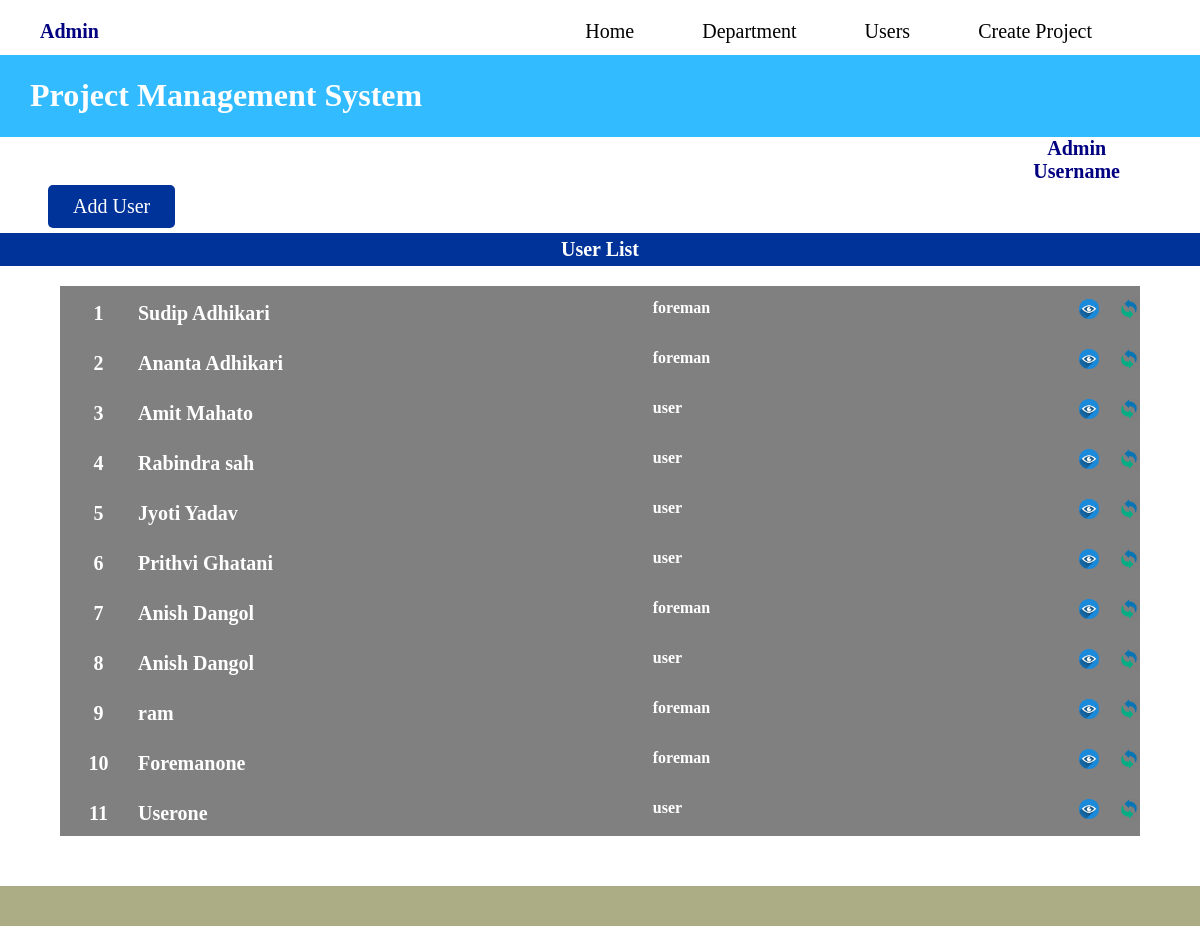
The page /view/userlist.php (signed in) on the database as committed earlier.
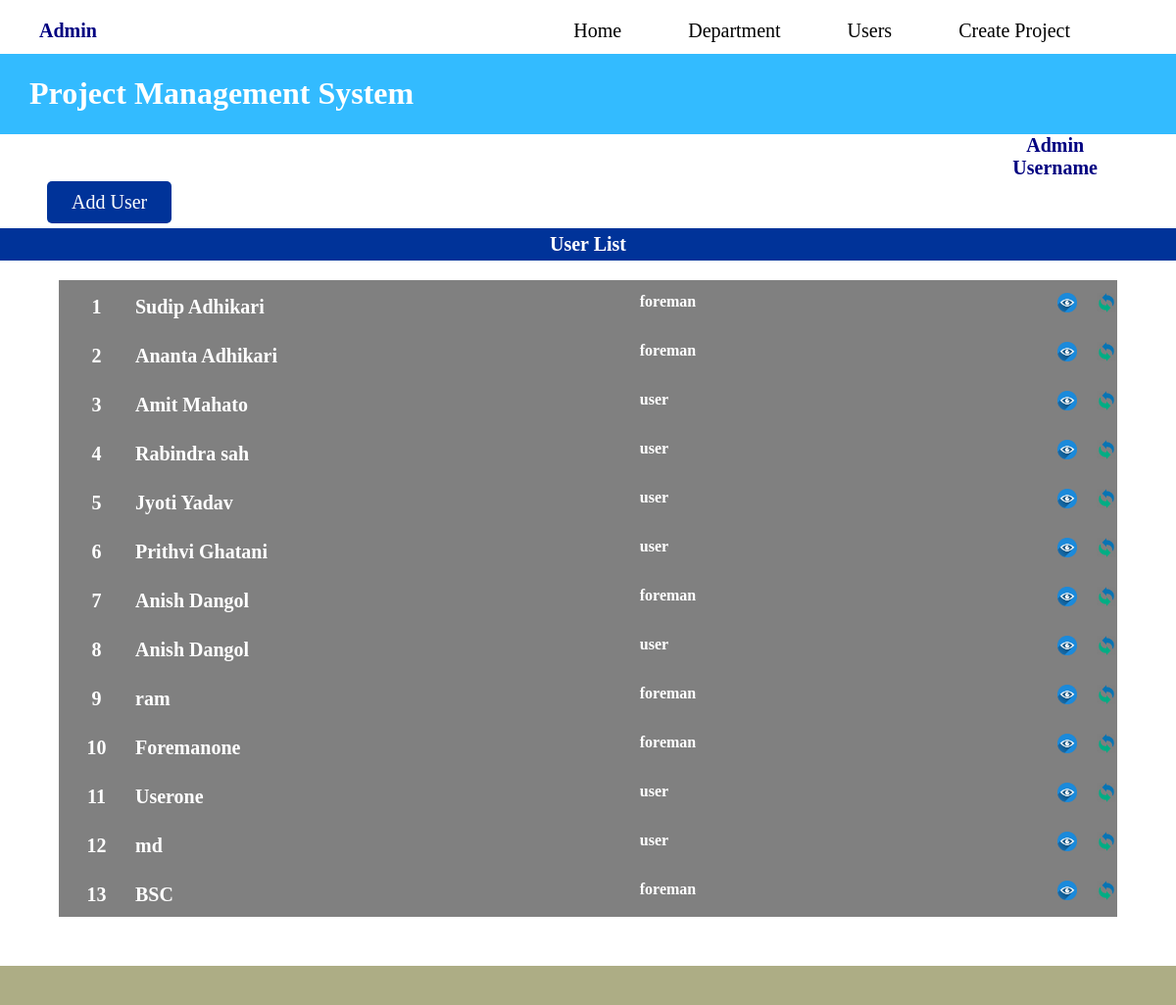
The same page on the database as committed later.
### tables this page shows
CREATE TABLE `users` (
  `id` int(11) NOT NULL,
  `fullname` varchar(255) NOT NULL,
  `email` varchar(50) DEFAULT NULL,
  `phone` int(11) DEFAULT NULL,
  `address` varchar(255) NOT NULL,
  `username` varchar(255) DEFAULT NULL,
  `password` varchar(255) DEFAULT NULL,
  `department_id` int(11) DEFAULT NULL,
  `role` varchar(20) NOT NULL,
  `created_date` timestamp NOT NULL DEFAULT current_timestamp() ON UPDATE current_timestamp()
);

### View/userlist.php (the view, shortened to what this page needs)
<?php
include '../dbconnect/dbconnect.php';
$userType= $_SESSION["user_type"];
?>
<!DOCTYPE html>
<html lang="en">
<head>
    <link rel="stylesheet" href="../css/interface.css">
    <link rel="stylesheet" href="../css/head_nav.css">
</head>
<body>
<?php
if($userType == "admin" || $userType == "foreman" || $userType == "user")
{?>
    <?php
     include '../interface_nav.php';
    ?>
    <div class="outer">
                    <?php
                    if(!($userType == "user"))
                    {?>
                    <div class="adduser">
                        <a href="../Create/create_user.php" id="adduser" class="nav_bar">&nbsp;&nbsp;&nbsp;Add User&nbsp;&nbsp;&nbsp;</a>
                    </div>
                    <?php
                    } ?>
        <center>
    <form action="" method="POST">
        <table>
        <?php
        echo "<table border='0'>";
        echo "<h3 class='userlist'>User List</h3>";
            $id=1;
            $sql = "SELECT * FROM users";
            $result = mysqli_query($conn, $sql);
            if (mysqli_num_rows($result) > 0) {
            while ($row = mysqli_fetch_assoc($result))
            {
                $role=$row['role'];
                $u_id=$row['id'];
                ?>
                <tr><td><h4><?php echo $id  ?> </h4></td>
                <th><h2><?php echo $row['fullname'] ?></th><th> <?php echo $role ?>
                <a href='update_user.php?id=<?php echo $u_id; ?>'><img src='update.png' alt='Update' title='Update'></a>
                <a href='user_details_view.php?id=<?php echo $u_id; ?>'><img src='eye.png' alt='View' title='View'></a></h2></th> </tr>
                <?php $id++ ;
            }
            echo "</table>";
            } else
            {
               echo "<h6>No records found.</h6>";
            }
        ?>
        </table>
    </form>
    </center>
               </div>
        <div class="footer">
        </div>
<?php
}?>
</body>
</html>

Rows that differ between the two databases and show on the page:
added users: fullname "md", role "user"
added users: fullname "BSC", role "foreman"
